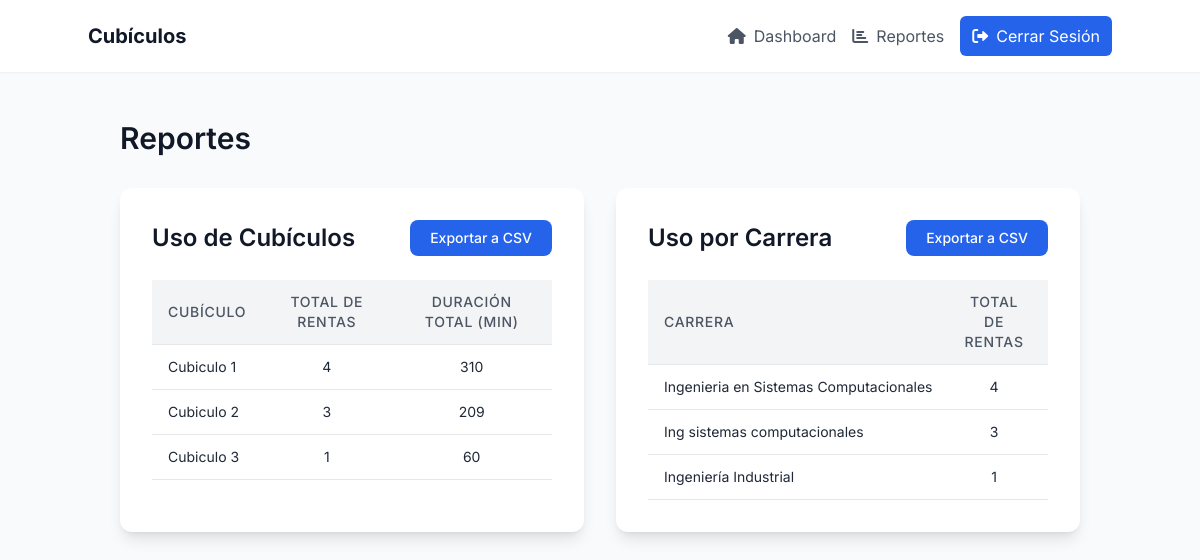
/reports/ (signed in), run on the app's committed database.
### rentals/models.py (models this page shows, shortened)
class Cubicle(models.Model):
    STATUS_CHOICES = [
        ('disponible', 'Disponible'),
        ('ocupado', 'Ocupado'),
        ('mantenimiento', 'Mantenimiento'),
    ]
    name = models.CharField(max_length=50, unique=True)
    capacity = models.PositiveIntegerField(default=1)
    status = models.CharField(max_length=20, choices=STATUS_CHOICES, default='disponible')

class Career(models.Model):
    name = models.CharField(max_length=100, unique=True)

### rentals/views.py (the view, shortened to what this page needs)
# urls.py: path('reports/', reports, name='reports'),
@login_required
def reports(request):
    cubicle_usage = RentalLog.objects.values('cubicle__name').annotate(
        rental_count=Count('id'),
        total_duration=Sum('requested_duration')
    ).order_by('-rental_count')
    career_usage = RentalLog.objects.values('student__career__name').annotate(
        rental_count=Count('id'),
        total_duration=Sum('requested_duration')
    ).order_by('-rental_count')
    return render(request, 'rentals/reports.html', {
        'cubicle_usage': cubicle_usage,
        'career_usage': career_usage
    })

### rentals/templates/rentals/reports.html
{% extends 'base.html' %}
{% block content %}
<h1 class="text-3xl font-semibold text-gray-900 mb-8">Reportes</h1>
<div class="grid grid-cols-1 lg:grid-cols-2 gap-8">
    <div class="bg-white p-8 rounded-xl shadow-lg transform transition-all duration-300 hover:shadow-xl">
        <div class="flex flex-col sm:flex-row justify-between items-start sm:items-center mb-6">
            <h2 class="text-2xl font-semibold text-gray-900 mb-3 sm:mb-0">Uso de Cubículos</h2>
            <a href="?export=csv&report=cubicle" class="px-5 py-2 bg-blue-600 text-white rounded-lg hover:bg-blue-700 transition-colors duration-200 text-sm font-medium">Exportar a CSV</a>
        </div>
        <div class="overflow-x-auto">
            <table class="min-w-full bg-white border-collapse">
                <thead class="bg-gray-100">
                    <tr>
                        <th class="py-3 px-4 text-left text-sm font-medium text-gray-600 uppercase tracking-wider border-b border-gray-200">Cubículo</th>
                        <th class="py-3 px-4 text-center text-sm font-medium text-gray-600 uppercase tracking-wider border-b border-gray-200">Total de Rentas</th>
                        <th class="py-3 px-4 text-center text-sm font-medium text-gray-600 uppercase tracking-wider border-b border-gray-200">Duración Total (min)</th>
                    </tr>
                </thead>
                <tbody>
                    {% for row in cubicle_usage %}
                    <tr class="hover:bg-gray-50 transition-colors duration-150">
                        <td class="py-3 px-4 whitespace-nowrap text-sm text-gray-800 border-b border-gray-200">{{ row.cubicle__name }}</td>
                        <td class="py-3 px-4 whitespace-nowrap text-center text-sm text-gray-800 border-b border-gray-200">{{ row.rental_count }}</td>
                        <td class="py-3 px-4 whitespace-nowrap text-center text-sm text-gray-800 border-b border-gray-200">{{ row.total_duration }}</td>
                    </tr>
                    {% empty %}
                    <tr>
                        <td colspan="3" class="py-3 px-4 text-center text-sm text-gray-500 border-b border-gray-200">No hay datos de uso de cubículos.</td>
                    </tr>
                    {% endfor %}
                </tbody>
            </table>
        </div>
    </div>
    <div class="bg-white p-8 rounded-xl shadow-lg transform transition-all duration-300 hover:shadow-xl">
        <div class="flex flex-col sm:flex-row justify-between items-start sm:items-center mb-6">
            <h2 class="text-2xl font-semibold text-gray-900 mb-3 sm:mb-0">Uso por Carrera</h2>
            <a href="?export=csv&report=career" class="px-5 py-2 bg-blue-600 text-white rounded-lg hover:bg-blue-700 transition-colors duration-200 text-sm font-medium">Exportar a CSV</a>
        </div>
        <div class="overflow-x-auto">
            <table class="min-w-full bg-white border-collapse">
                <thead class="bg-gray-100">
                    <tr>
                        <th class="py-3 px-4 text-left text-sm font-medium text-gray-600 uppercase tracking-wider border-b border-gray-200">Carrera</th>
                        <th class="py-3 px-4 text-center text-sm font-medium text-gray-600 uppercase tracking-wider border-b border-gray-200">Total de Rentas</th>
                        <th class="py-3 px-4 text-center text-sm font-medium text-gray-600 uppercase tracking-wider border-b border-gray-200">Duración Total (min)</th>
                    </tr>
                </thead>
                <tbody>
                    {% for row in career_usage %}
                    <tr class="hover:bg-gray-50 transition-colors duration-150">
                        <td class="py-3 px-4 whitespace-nowrap text-sm text-gray-800 border-b border-gray-200">{{ row.student__career__name }}</td>
                        <td class="py-3 px-4 whitespace-nowrap text-center text-sm text-gray-800 border-b border-gray-200">{{ row.rental_count }}</td>
                        <td class="py-3 px-4 whitespace-nowrap text-center text-sm text-gray-800 border-b border-gray-200">{{ row.total_duration }}</td>
                    </tr>
                    {% empty %}
                    <tr>
                        <td colspan="3" class="py-3 px-4 text-center text-sm text-gray-500 border-b border-gray-200">No hay datos de uso por carrera.</td>
                    </tr>
                    {% endfor %}
                </tbody>
            </table>
        </div>
    </div>
</div>
{% endblock %}

### templates/base.html (style rules this page uses)
body { font-family: 'Inter', sans-serif; }

### data on the page
Cubicle: cubicle__name "Cubiculo 1", rental_count "4", total_duration "310"
Cubicle: cubicle__name "Cubiculo 2", rental_count "3", total_duration "209"
Cubicle: cubicle__name "Cubiculo 3", rental_count "1", total_duration "60"
Career: student__career__name "Ingenieria en Sistemas Computacionales", rental_count "4"
Career: student__career__name "Ing sistemas computacionales", rental_count "3"
Career: student__career__name "Ingeniería Industrial", rental_count "1"
